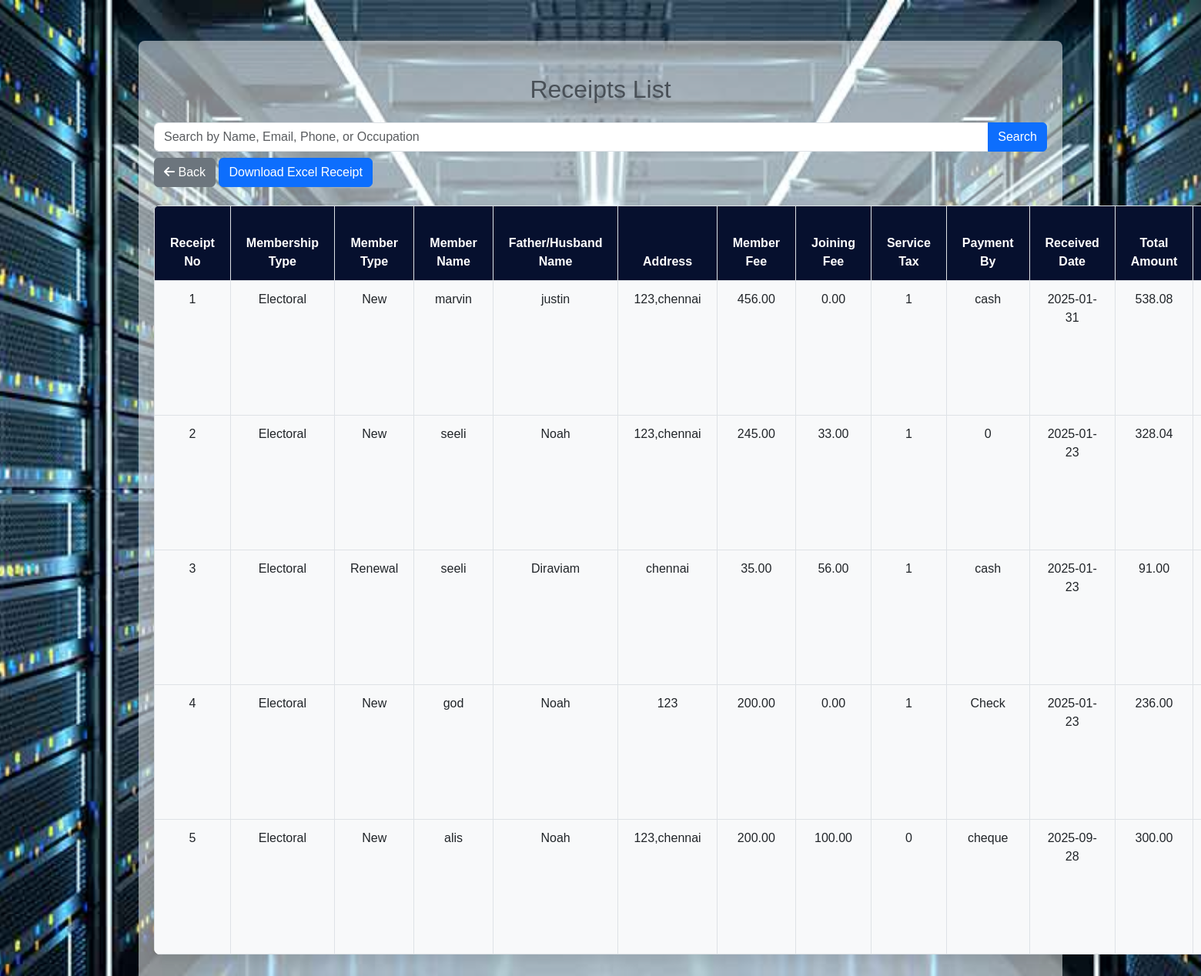
The app's page /receipt_db.php with its own data.
### tables this page shows
CREATE TABLE `receipt_entries1` (
  `receipt_no` int(11) NOT NULL,
  `membership_type` varchar(50) NOT NULL,
  `member_type` varchar(50) NOT NULL,
  `member_name` varchar(100) NOT NULL,
  `father_husband_name` varchar(100) NOT NULL,
  `address` text NOT NULL,
  `member_fee` decimal(10,2) NOT NULL CHECK (`member_fee` >= 0),
  `joining_fee` decimal(10,2) NOT NULL CHECK (`joining_fee` >= 0),
  `total_amount` decimal(10,2) NOT NULL CHECK (`total_amount` >= 0),
  `service_tax` tinyint(1) NOT NULL DEFAULT 0,
  `payment_by` char(50) NOT NULL,
  `received_date` date NOT NULL,
  `email` varchar(100) NOT NULL,
  `mobile_no` varchar(15) NOT NULL CHECK (`mobile_no` regexp '^[0-9]{10,15}$'),
  `dob` date NOT NULL,
  `date_of_joining` date NOT NULL,
  `occupation` varchar(50) DEFAULT NULL,
  `office_no` varchar(15) DEFAULT NULL CHECK (`office_no` regexp '^[0-9]{5,15}$'),
  `received` enum('Yes','No') NOT NULL,
  `type_of_received` varchar(100) DEFAULT NULL
);

### receipt_db.php (the view, shortened to what this page needs)
<?php
$host = 'localhost';
$db = 'ywca';
$user = 'root';
$pass = '';
try {
    $pdo = new PDO("mysql:host=$host;dbname=$db", $user, $pass);
    $pdo->setAttribute(PDO::ATTR_ERRMODE, PDO::ERRMODE_EXCEPTION);
$search = '';
if (isset($_GET['search']) && !empty($_GET['search'])) {
    $search = $_GET['search'];
    $query = "SELECT * FROM receipt_entries1
              WHERE receipt_no LIKE :search_query
              OR membership_type LIKE :search_query
              OR member_type LIKE :search_query
              OR member_name LIKE :search_query
              OR father_husband_name LIKE :search_query
              OR address LIKE :search_query";
    $stmt = $pdo->prepare($query);
    $stmt->bindValue(':search_query', '%' . $search . '%', PDO::PARAM_STR);
} else {
    $query = "SELECT * FROM receipt_entries1";
    $stmt = $pdo->prepare($query);
}
$stmt->execute();
$members = $stmt->fetchAll(PDO::FETCH_ASSOC);
} catch (PDOException $e) {
    echo 'Connection failed: ' . $e->getMessage();
}
?>
<!DOCTYPE html>
<html lang="en">
<head>
    <link href="https://cdn.jsdelivr.net/npm/bootstrap@5.3.0/dist/css/bootstrap.min.css" rel="stylesheet">
    <link href="https://cdnjs.cloudflare.com/ajax/libs/font-awesome/6.0.0-beta3/css/all.min.css" rel="stylesheet">
</head>
<body>
<div class="container">
    <h2 class="text-center my-4">Receipts List</h2>
    <form method="GET" class="mb-4">
        <div class="input-group">
            <input type="text" name="search" class="form-control" placeholder="Search by Name, Email, Phone, or Occupation" value="<?php echo htmlspecialchars($search); ?>">
            <button class="btn btn-primary" type="submit">Search</button>
        </div>
    <a href="form.php" class="btn btn-secondary mt-2">
        <i class="fas fa-arrow-left"></i> Back
    </a>
<a href="download_excel.php" class="btn btn-primary mt-2">
    Download Excel Receipt
</a>
         </form>
    <table class="table table-bordered">
        <thead>
            <tr>
                <th>Receipt No</th>
                <th>Membership Type</th>
                <th>Member Type</th>
                <th>Member Name</th>
                <th>Father/Husband Name</th>
                <th>Address</th>
                <th>Member Fee</th>
                <th>Joining Fee</th>
                <th>Service Tax</th>
                <th>Payment By</th>
                <th>Received Date</th>
                <th>Total Amount</th>
                <th>Date of Birth</th>
            </tr>
        </thead>
        <tbody>
        <?php if ($members): ?>
            <?php foreach ($members as $receipt): ?>
                    <tr>
                        <td><?php echo htmlspecialchars($receipt['receipt_no']); ?></td>
                        <td><?php echo htmlspecialchars($receipt['membership_type']); ?></td>
                        <td><?php echo htmlspecialchars($receipt['member_type']); ?></td>
                        <td><?php echo htmlspecialchars($receipt['member_name']); ?></td>
                        <td><?php echo htmlspecialchars($receipt['father_husband_name']); ?></td>
                        <td><?php echo htmlspecialchars($receipt['address']); ?></td>
                        <td><?php echo htmlspecialchars($receipt['member_fee']); ?></td>
                        <td><?php echo htmlspecialchars($receipt['joining_fee']); ?></td>
                        <td><?php echo htmlspecialchars($receipt['service_tax']); ?></td>
                        <td><?php echo htmlspecialchars($receipt['payment_by']); ?></td>
                        <td><?php echo htmlspecialchars($receipt['received_date']); ?></td>
                        <td><?php echo htmlspecialchars($receipt['total_amount']); ?></td>
                        <td><?php echo htmlspecialchars($receipt['dob']); ?></td>
                    </tr>
                <?php endforeach; ?>
            <?php else: ?>
                <tr><td colspan="19" class="text-center">No records found</td></tr>
            <?php endif; ?>
        </tbody>
    </table>
</div>
</body>
</html>

### receipt_db.php (style rules this page uses)
body { background: url('img/data.jpg') no-repeat center center fixed; background-size: cover; font-family: 'Arial', sans-serif; margin: 0; padding: 5px;; color: #495057; }
.container { margin-top: 3rem; padding: 20px; max-width: 1200px; margin-left: auto; margin-right: auto; background-color: rgba(255, 255, 255, 0.5); border-radius: 8px; box-shadow: 0 8px 16px rgba(0, 0, 0, 0.1); }
.table { background-color: #fff; border-radius: 8px; box-shadow: 0 8px 16px rgba(0, 0, 0, 0.1); width: 100%; border-collapse: collapse; overflow: hidden; }
.table th, .table td { padding: 12px 20px; text-align: center; font-size: 1rem; }
.table th { background-color: rgb(6, 16, 46); color: white; font-weight: bold; }
.table td { background-color: #f8f9fa; transition: background-color 0.3s ease; }

### records on screen
receipt_entries1: receipt_no "1", membership_type "Electoral", member_type "New", member_name "marvin", father_husband_name "justin", address "123,chennai", member_fee "456.00", joining_fee "0.00", service_tax "1", payment_by "cash", received_date "2025-01-31", total_amount "538.08"
receipt_entries1: receipt_no "2", membership_type "Electoral", member_type "New", member_name "seeli", father_husband_name "Noah", address "123,chennai", member_fee "245.00", joining_fee "33.00", service_tax "1", payment_by "0", received_date "2025-01-23", total_amount "328.04"
receipt_entries1: receipt_no "3", membership_type "Electoral", member_type "Renewal", member_name "seeli", father_husband_name "Diraviam", address "chennai", member_fee "35.00", joining_fee "56.00", service_tax "1", payment_by "cash", received_date "2025-01-23", total_amount "91.00"
receipt_entries1: receipt_no "4", membership_type "Electoral", member_type "New", member_name "god", father_husband_name "Noah", address "123", member_fee "200.00", joining_fee "0.00", service_tax "1", payment_by "Check", received_date "2025-01-23", total_amount "236.00"
receipt_entries1: receipt_no "5", membership_type "Electoral", member_type "New", member_name "alis", father_husband_name "Noah", address "123,chennai", member_fee "200.00", joining_fee "100.00", service_tax "0", payment_by "cheque", received_date "2025-09-28", total_amount "300.00"
